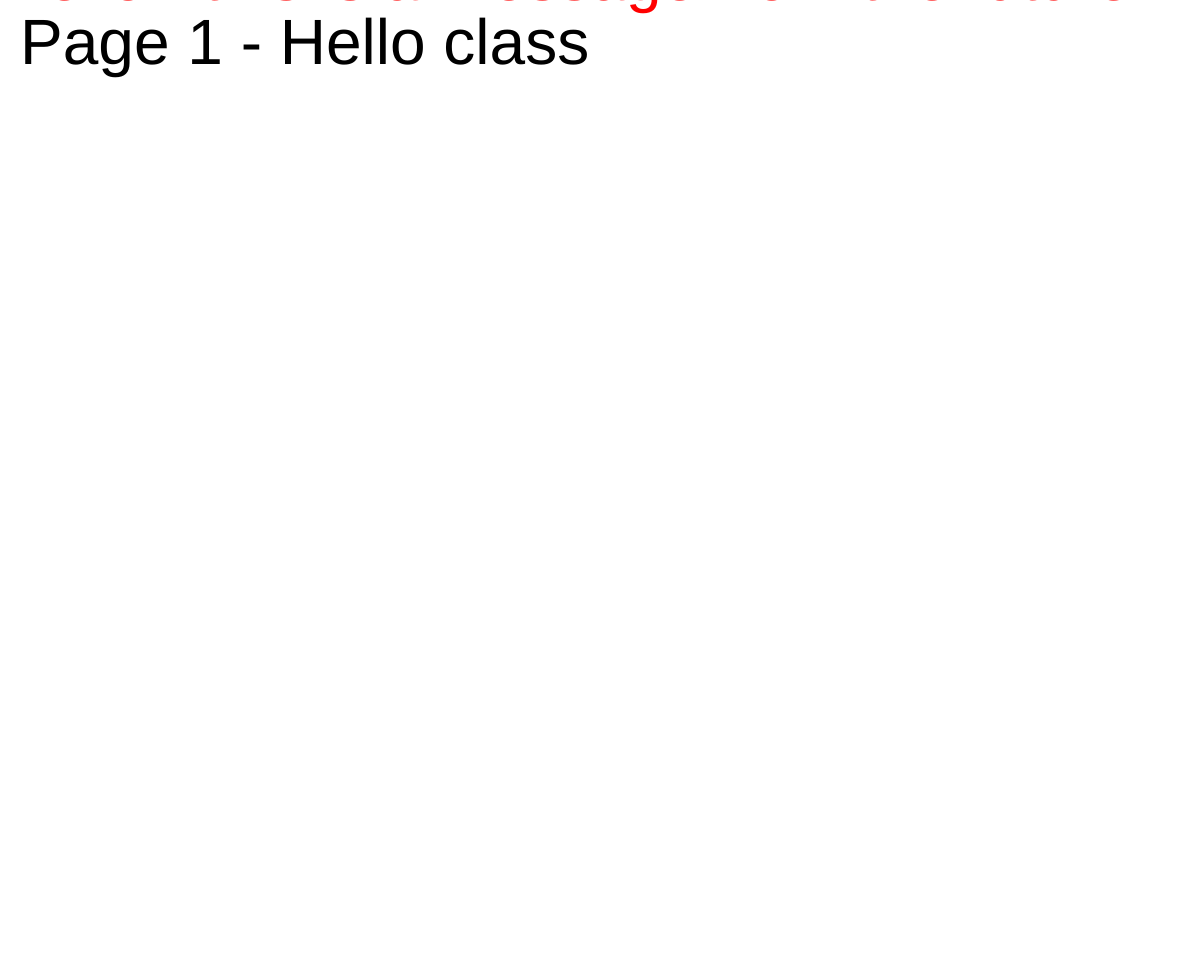
Frame 1 (no input)
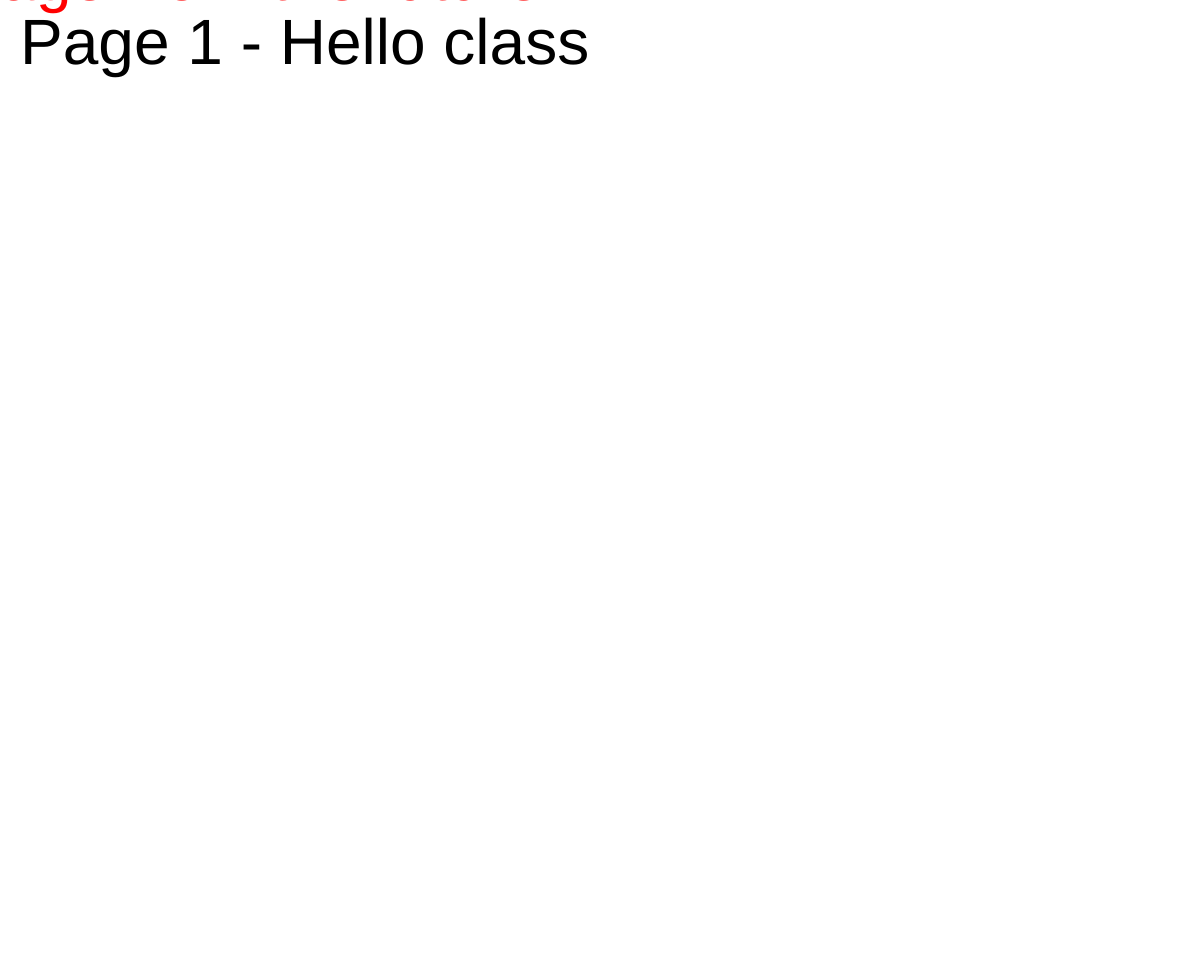
Frame 60 (no input)
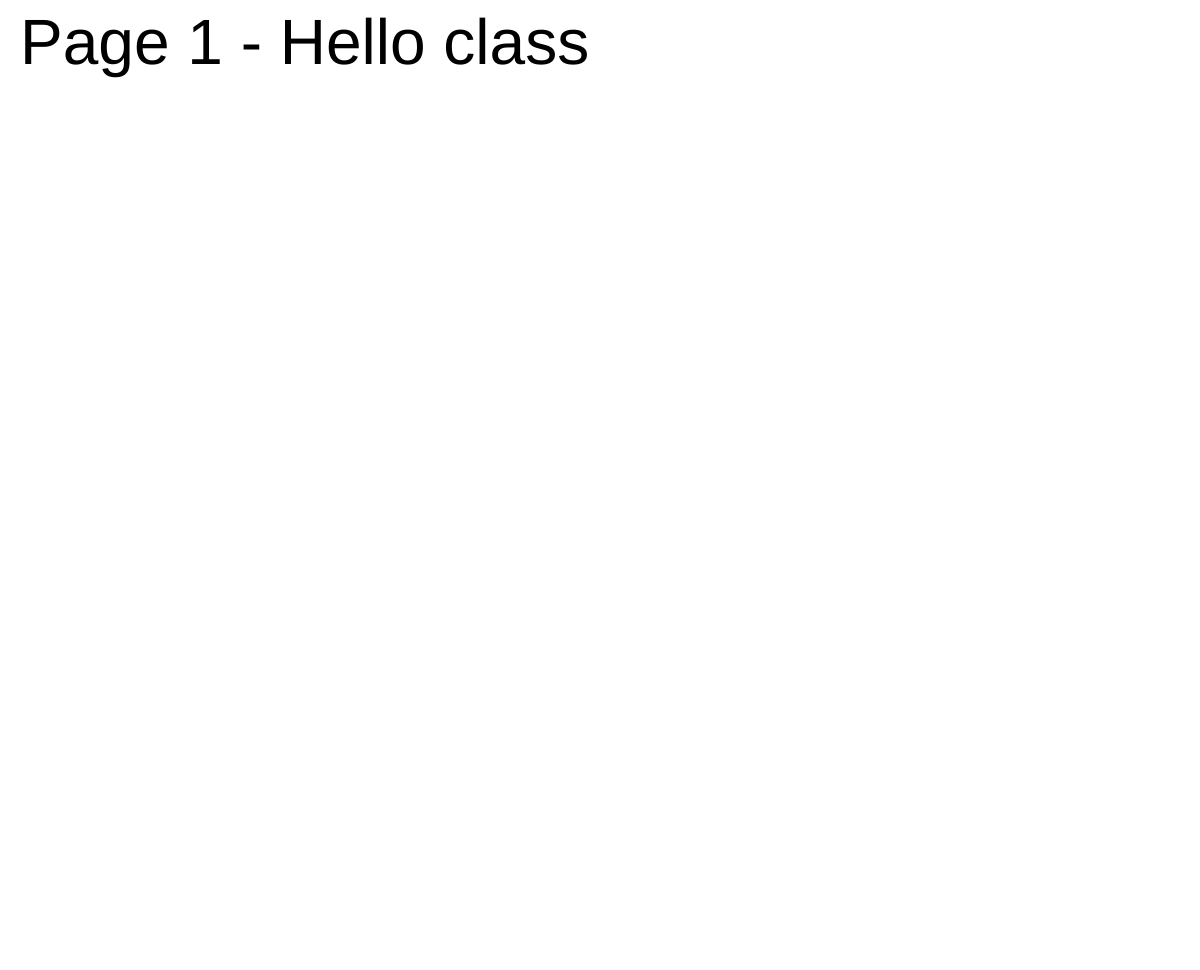
Frame 120 (the mouse pressed at the canvas centre since frame 60)

The p5.js sketch that drew these frames (run headless with seeded random() and noise() and a simulated clock; from frame 60 on, the mouse is pressed at the canvas centre):

// p5.js sketch
// ── sketch.js
// https://editor.p5js.org/jht9629-nyu/sketches/BPLaYX0fO
// pages text

let page = 1;
let lastPage = 3;

let x = 0;
let s = -10;
let c = "red"

function setup() {
  createCanvas(windowWidth, windowHeight - 30);

  createDiv("Click the mouse to advance to next page");
}

function draw() {
  background(255);
  // drawHeader();
  if (page == 1) {
    drawPage1();
  }
  if (page == 2) {
    drawPage2();
  }
  if (page == 3) {
    drawPage3();
  }
  drawHeader();
}

function mouseClicked() {
  page = page + 1;
  if (page > lastPage) {
    page = 1;
  }
}

function drawHeader() {
  fill("black");
  textSize(64);
  text("Page " + page + " - Hello class", 20, 64);
}

// function drawPage1() {
//   fill("red");
//   let x0 = width / 2;
//   let y0 = height / 2;
//   rect(x0 - 50, y0 - 50, 100, 100);
// }

function drawPage1() {
  background(255);

  fill(c);
  textSize(64);

  // let y = height / 2;
  let y = mouseY;
  let msg = "Hello - this is a message from the future";
  text(msg, x, y);

  x = x + s;
  if (x > width) {
    x = 0;
  }
  if (x < -width) {
    c = random(["green", "red", "yellow"])
    x = width / 2;
  }
}

function drawPage2() {
  fill("green");
  let x0 = width / 2;
  let y0 = height / 2;
  circle(x0, y0, width);
}

function drawPage3() {
  fill("gold");
  let x0 = width / 2;
  let y0 = height / 2;
  let x1 = x0 - 100;
  let y1 = y0 + 100;
  let x2 = x0 + 100;
  let y2 = y1;
  let x3 = x0;
  let y3 = y0 - 100;
  triangle(x1, y1, x2, y2, x3, y3);
}

// TRY: fix last page bug
// TRY: code page3
// TRY: remix with knock-knock joke

// https://editor.p5js.org/jht9629-nyu/sketches/ZR8mNfmUZ
// pages - mousePressed to next page

// https://p5js.org/reference/p5/mousePressed/

// https://editor.p5js.org/jht9629-nyu/sketches/7cvx3OfmW
// pages - mouseClicked event to next page
